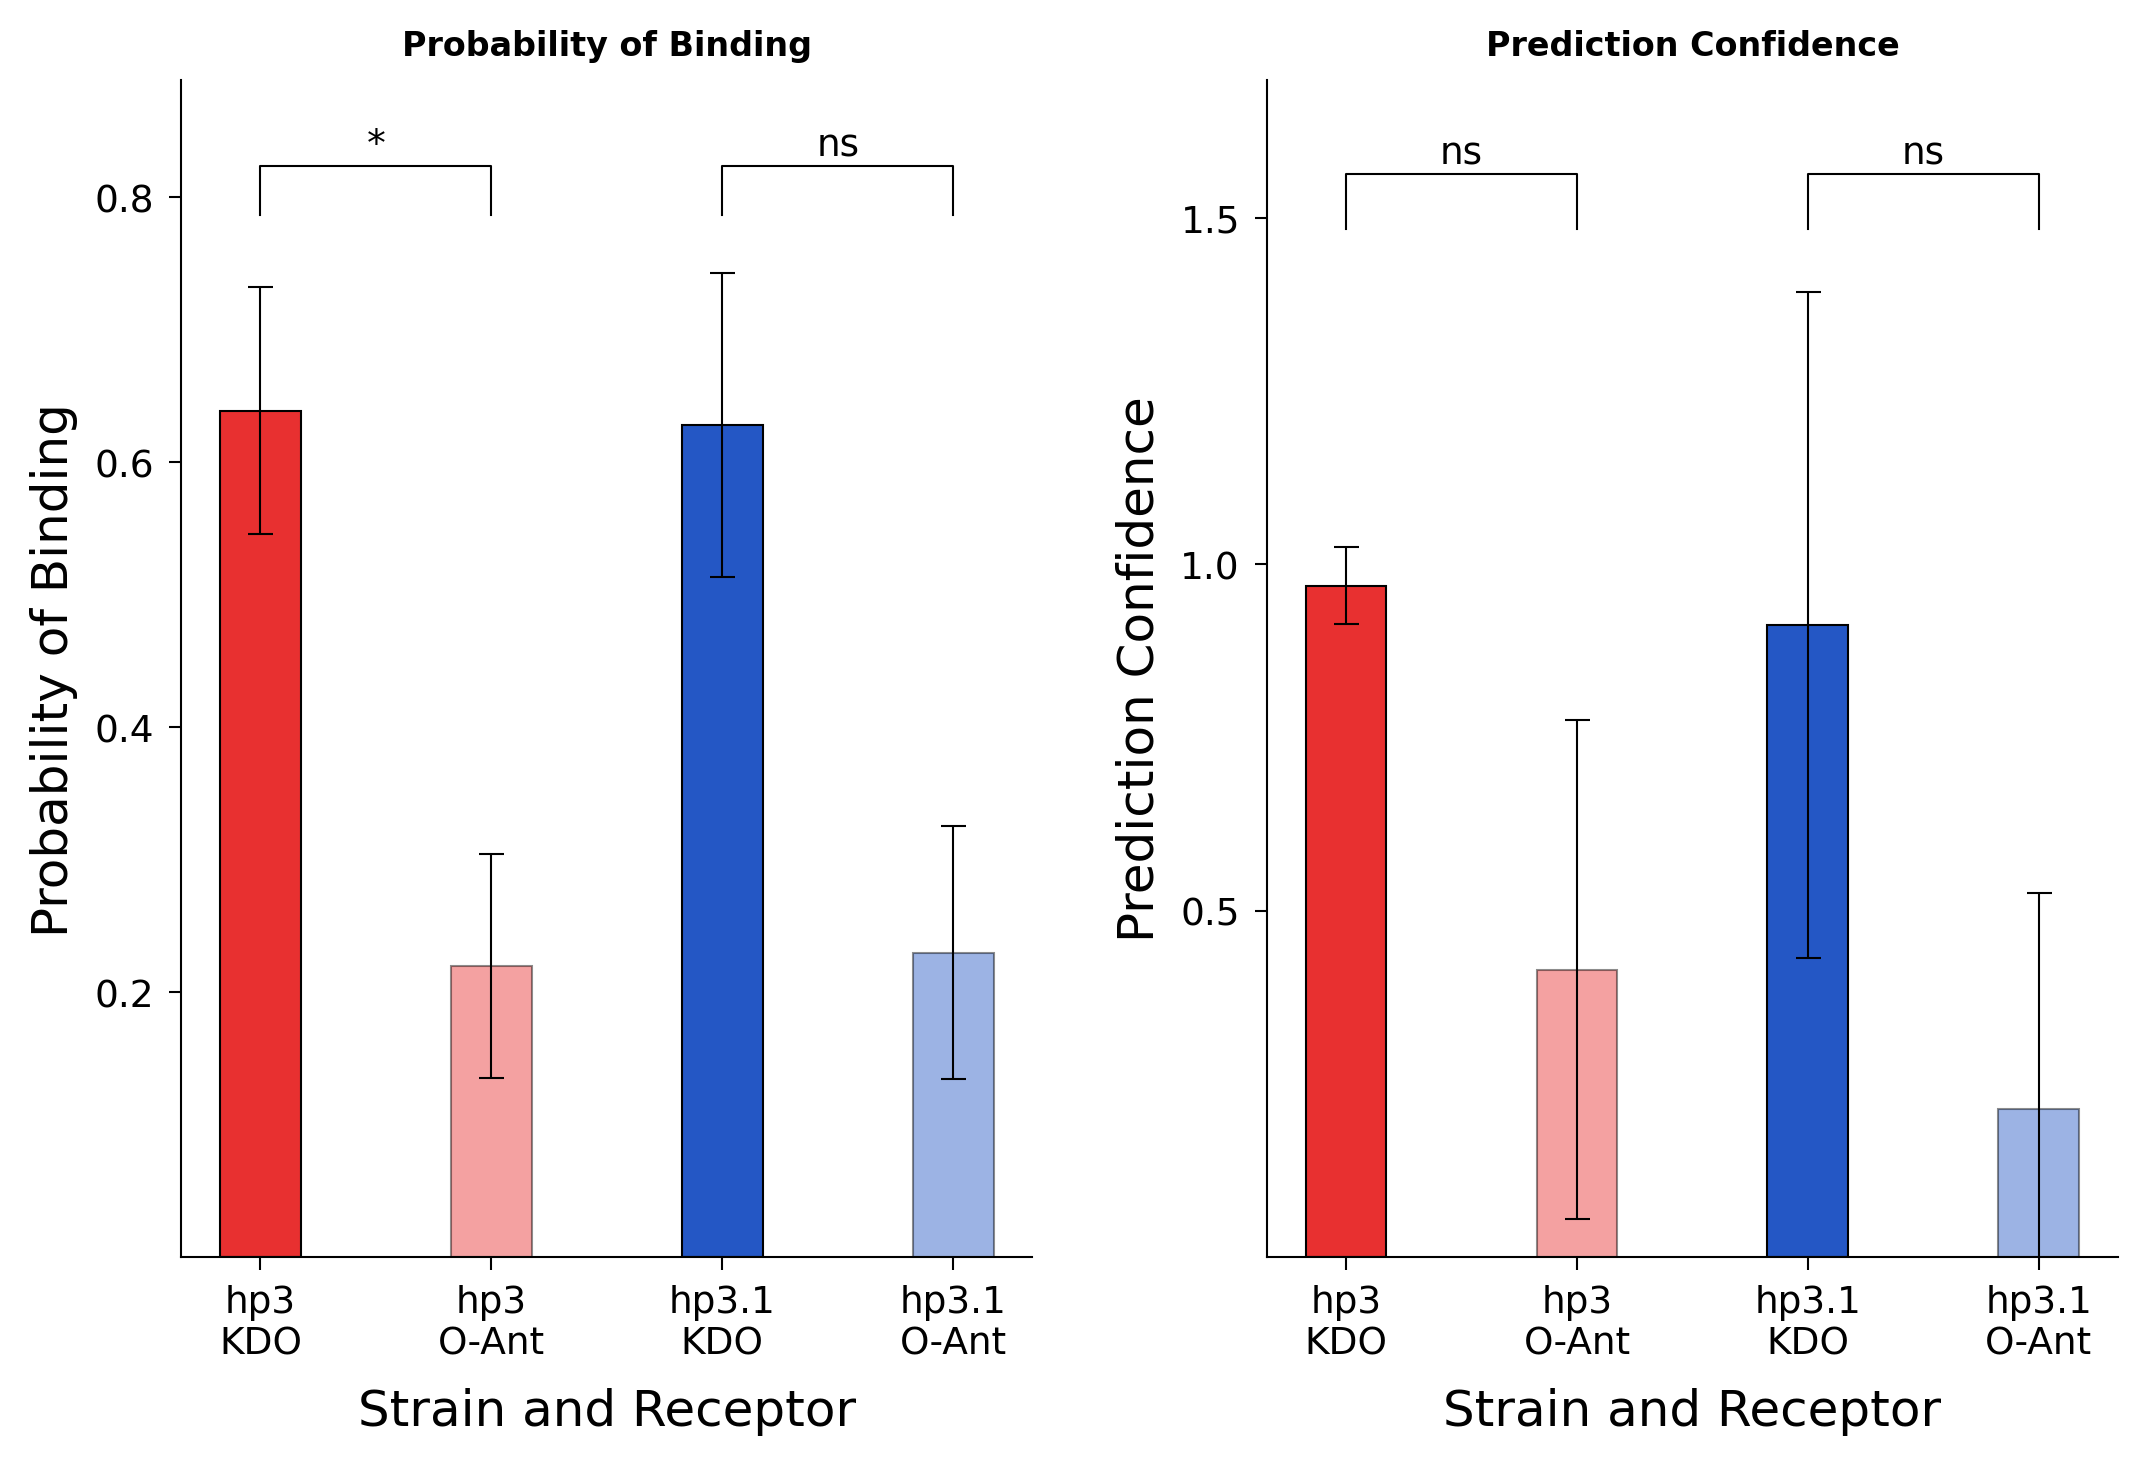

Write Python code to recreate this figure.
import pandas as pd
import numpy as np
import matplotlib
matplotlib.use("Agg")
import matplotlib.pyplot as plt
import matplotlib.font_manager as fm
from scipy.stats import ttest_ind

available = {f.name for f in fm.fontManager.ttflist}
FONT = next((f for f in ["Arial","Helvetica","DejaVu Sans","Liberation Sans"] if f in available), "sans-serif")
plt.rcParams["font.family"] = FONT

CONFIG = {
    "data_path":   "/mnt/user-data/uploads/boltz_hp3.csv",
    "fig_w_in":    (85  / 25.4) * 2 + 0.6,
    "fig_h_in":    127.5 / 25.4,
    "dpi":         300,
    "font_size":   12,      # axis titles: 9 + 3
    "title_size":  8,
    "tick_size":   9,       # tick labels: 7 + 2
    "lw":          0.5,
    "capsize":     3,
    "bar_width":   0.35,
    "colors":      {"hp3": "#E83030", "hp31": "#2457C5"},
    "out_png":     "/mnt/user-data/outputs/figure_v3.png",
    "out_svg":     "/mnt/user-data/outputs/figure_v3.svg",
}

raw = pd.read_csv(CONFIG["data_path"], encoding="utf-8-sig")
raw.columns = raw.columns.str.strip()
raw["Value"] = raw["Value"].astype(str).str.replace(",", "").str.strip().astype(float)
raw["Sample"] = raw["Sample"].str.strip()

LABEL_MAP = {
    "hp3 kdo3":  ("hp3",  "KDO"),
    "hp3 o-ant": ("hp3",  "O-Ant"),
    "hp31 kdo3": ("hp31", "KDO"),
    "hp31 o-ant":("hp31", "O-Ant"),
}
raw["strain"]   = raw["Sample"].map(lambda s: LABEL_MAP.get(s, (None, None))[0])
raw["receptor"] = raw["Sample"].map(lambda s: LABEL_MAP.get(s, (None, None))[1])

def p_to_stars(p):
    if p < 0.0001: return "****"
    if p < 0.001:  return "***"
    if p < 0.01:   return "**"
    if p < 0.05:   return "*"
    return "ns"

def add_stat_bracket(ax, x1, x2, y, p, h, lw=0.5):
    stars = p_to_stars(p)
    ax.plot([x1, x1, x2, x2], [y, y+h, y+h, y], lw=lw, c="black", clip_on=False)
    ax.text((x1+x2)/2, y+h*1.05, stars, ha="center", va="bottom",
            fontsize=CONFIG["tick_size"], clip_on=False)

def make_bar(ax, metric, ylabel, title, ystart=None, ytick_interval=0.2):
    df = raw[raw["Type"] == metric].copy()

    bw = CONFIG["bar_width"]
    # X positions: 4 bars total, grouped by strain
    # hp3-KDO=0, hp3-OAnt=1, hp31-KDO=2, hp31-OAnt=3
    xpos = {
        ("hp3",  "KDO"):   0,
        ("hp3",  "O-Ant"): 1,
        ("hp31", "KDO"):   2,
        ("hp31", "O-Ant"): 3,
    }

    bars_info = {}
    for (strain_key, receptor), xc in xpos.items():
        color = CONFIG["colors"][strain_key]
        shade_alpha = 1.0 if receptor == "KDO" else 0.45
        vals = df[(df["strain"]==strain_key) & (df["receptor"]==receptor)]["Value"].values
        m = vals.mean()
        s = vals.std(ddof=1) / np.sqrt(len(vals))
        bars_info[(strain_key, receptor)] = (xc, m, s, vals)

        ax.bar(xc, m, width=bw, color=color, alpha=shade_alpha,
               linewidth=CONFIG["lw"], edgecolor="black")
        ax.errorbar(xc, m, yerr=s, fmt="none", elinewidth=CONFIG["lw"],
                    capthick=CONFIG["lw"], capsize=CONFIG["capsize"], color="black")

    # T-tests: KDO vs O-Ant within each strain
    _, p_hp3  = ttest_ind(bars_info[("hp3",  "KDO")][3],
                          bars_info[("hp3",  "O-Ant")][3], equal_var=False)
    _, p_hp31 = ttest_ind(bars_info[("hp31", "KDO")][3],
                          bars_info[("hp31", "O-Ant")][3], equal_var=False)

    # Bracket placement
    all_vals = df["Value"].values
    data_range = abs(all_vals).max()
    pad = data_range * 0.13
    bar_tops = [bars_info[k][1] + bars_info[k][2] for k in bars_info]
    bracket_base = max(bar_tops) + pad * 0.4

    add_stat_bracket(ax, xpos[("hp3","KDO")], xpos[("hp3","O-Ant")],
                     bracket_base, p_hp3,  h=pad * 0.35)
    add_stat_bracket(ax, xpos[("hp31","KDO")], xpos[("hp31","O-Ant")],
                     bracket_base, p_hp31, h=pad * 0.35)

    top_ylim = bracket_base + pad * 0.95

    # X-axis tick labels: descriptive, one per bar
    ax.set_xticks([0, 1, 2, 3])
    ax.set_xticklabels(
        ["hp3\nKDO", "hp3\nO-Ant", "hp3.1\nKDO", "hp3.1\nO-Ant"],
        fontsize=CONFIG["tick_size"]
    )
    ax.set_xlabel("Strain and Receptor", fontsize=CONFIG["font_size"], labelpad=6)
    ax.set_ylabel(ylabel, fontsize=CONFIG["font_size"], labelpad=4)
    ax.set_title(title, fontsize=CONFIG["title_size"], fontweight="bold", pad=6)

    for spine in ["top", "right"]:
        ax.spines[spine].set_visible(False)
    for spine in ["left", "bottom"]:
        ax.spines[spine].set_linewidth(CONFIG["lw"])

    # Y limits
    if ystart is not None:
        ax.set_ylim(bottom=ystart, top=top_ylim)
    else:
        ax.set_ylim(top=top_ylim)

    # Y-axis tick interval
    ybot = ax.get_ylim()[0]
    ytop = ax.get_ylim()[1]
    start = np.ceil(ybot / ytick_interval) * ytick_interval
    yticks = np.arange(start, ytop, ytick_interval)
    # Remove y=0 tick
    yticks = yticks[~np.isclose(yticks, 0)]
    ax.set_yticks(np.round(yticks, 10))
    ax.tick_params(axis="both", which="both", labelsize=CONFIG["tick_size"],
                   width=CONFIG["lw"], length=3)

fig, (ax1, ax2) = plt.subplots(1, 2,
    figsize=(CONFIG["fig_w_in"], CONFIG["fig_h_in"]),
    dpi=CONFIG["dpi"])

make_bar(ax1, "pred_prob",  "Probability of Binding", "Probability of Binding",
         ystart=None, ytick_interval=0.2)
make_bar(ax2, "pred_value", "Prediction Confidence",  "Prediction Confidence",
         ystart=0,    ytick_interval=0.5)

fig.tight_layout(pad=1.2, w_pad=2.0)

fig.savefig(CONFIG["out_png"], dpi=CONFIG["dpi"], bbox_inches="tight")
fig.savefig(CONFIG["out_svg"], bbox_inches="tight")
print("Done.")
